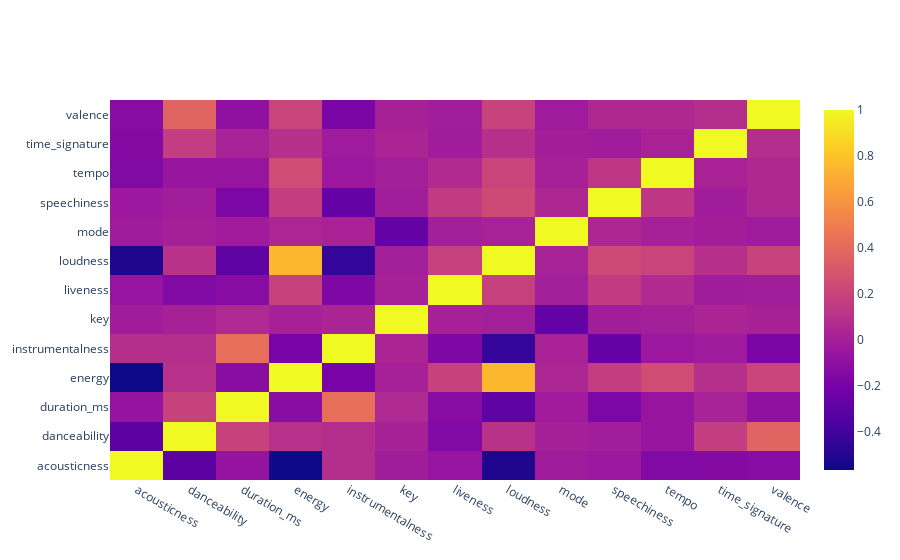

Notebook code for this chart:
### Code cell
##### some quick plotting
import plotly.graph_objects as go

fig = go.Figure(data=go.Heatmap(
                   z=df.corr(),
                   x=list(df.columns),
                   y=list(df.columns)))
fig.show()

### Figure 1 — Plotly figure (JSON) as saved in the notebook; plotly's stock layout.template omitted (floating-point values rounded to 4 significant figures; data arrays with more than 128 entries replaced by an {"elided": "..."} marker saying what was removed)
{"data": [{"type": "heatmap", "x": ["acousticness", "danceability", "duration_ms", "energy", "instrumentalness", "key", "liveness", "loudness", "mode", "speechiness", "tempo", "time_signature", "valence"], "y": ["acousticness", "danceability", "duration_ms", "energy", "instrumentalness", "key", "liveness", "loudness", "mode", "speechiness", "tempo", "time_signature", "valence"], "z": {"elided": "13x13 float values"}}], "layout": {}}
